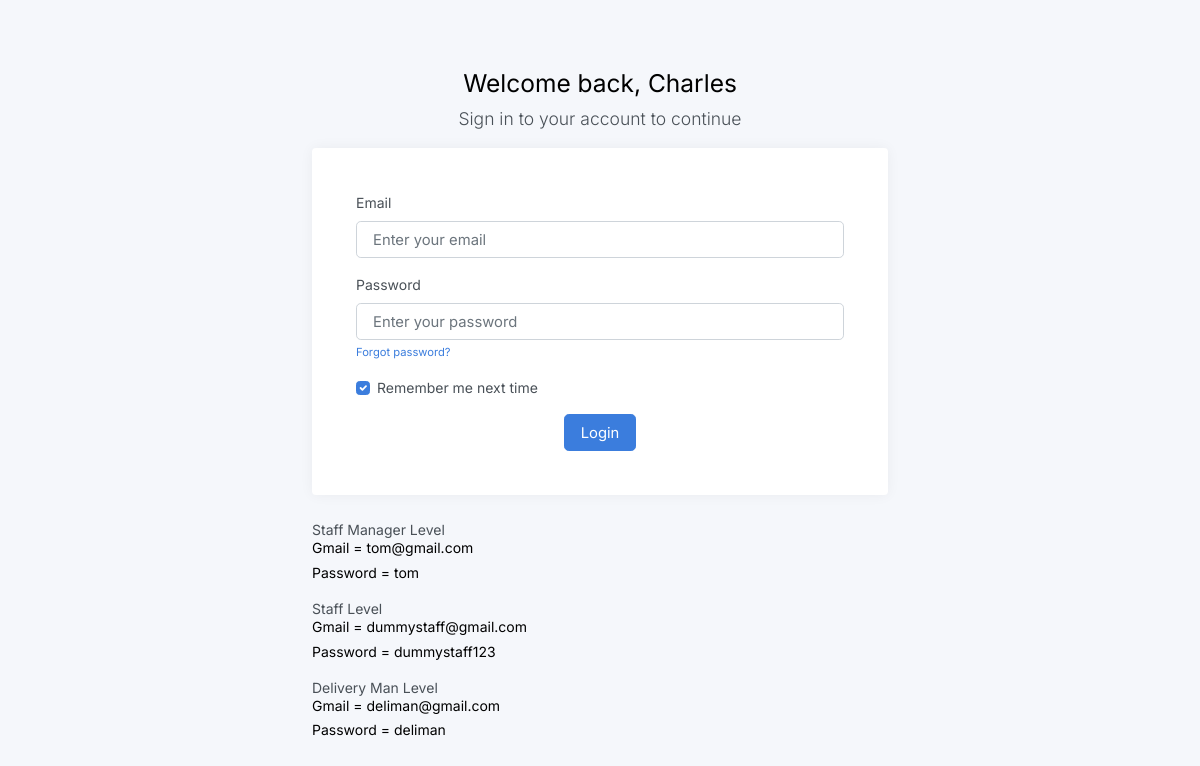
The app's page /High1/adminkit/static/staffLogin.php with its own data.
### tables this page shows
CREATE TABLE `staff` (
  `staffid` int(11) NOT NULL,
  `staffname` varchar(30) NOT NULL,
  `staffemail` varchar(30) NOT NULL,
  `password` varchar(30) NOT NULL,
  `phonenumber` varchar(50) NOT NULL,
  `address` varchar(100) NOT NULL,
  `staffrole` varchar(100) NOT NULL,
  `staffskill` varchar(500) NOT NULL,
  `staffprofile` text NOT NULL
);

### High1/adminkit/static/staffLogin.php (the view, shortened to what this page needs)
<?php
include('../../connect.php');
?>
<!DOCTYPE html>
<html lang="en">
<head>
	<link href="css/app.css" rel="stylesheet">
</head>
<body>
	<main class="d-flex w-100">
		<div class="container d-flex flex-column">
			<div class="row vh-100">
				<div class="col-sm-10 col-md-8 col-lg-6 mx-auto d-table h-100">
					<div class="d-table-cell align-middle">
						<div class="text-center mt-4">
							<h1 class="h2">Welcome back, Charles</h1>
							<p class="lead">
								Sign in to your account to continue
							</p>
						</div>
						<div class="card">
							<div class="card-body">
								<div class="m-sm-4">
									<form action="staffLogin.php" method="post">
										<div class="mb-3">
											<label class="form-label">Email</label>
											<input class="form-control form-control-lg" type="email" name="txtemail" placeholder="Enter your email" required />
										</div>
										<div class="mb-3">
											<label class="form-label">Password</label>
											<input class="form-control form-control-lg" type="password" name="txtpassword" placeholder="Enter your password" required />
											<small>
												<a href="index.html">Forgot password?</a>
											</small>
										</div>
										<div>
											<label class="form-check">
												<input class="form-check-input" type="checkbox" value="remember-me" name="remember-me" checked>
												<span class="form-check-label">
													Remember me next time
												</span>
											</label>
										</div>
										<div class="text-center mt-3">
											<input class="btn btn-lg btn-primary" type="submit" name="btnlogin" value="Login">
										</div>
									</form>
								</div>
							</div>
						</div>
						<?php
						$select = "SELECT * FROM staff Where staffrole = 'Staff Manager'";
						$query = mysqli_query($connection, $select);
						$data = mysqli_fetch_array($query);
						$managerm = $data['staffemail'];
						$managerp = $data['password'];
						?>
						Staff Manager Level <br>
						<h5>Gmail = <?php echo $managerm; ?></h5>
						<h5>Password = <?php echo $managerp; ?></h5>
						<?php
						$select = "SELECT * FROM staff Where staffrole = 'Staff'";
						$query = mysqli_query($connection, $select);
						$data = mysqli_fetch_array($query);
						$staffm = $data['staffemail'];
						$staffp = $data['password'];
						?>
						Staff Level <br>
						<h5>Gmail = <?php echo $staffm; ?></h5>
						<h5>Password = <?php echo $staffp; ?></h5>
						<?php
						$select = "SELECT * FROM staff Where staffrole = 'Delivery'";
						$query = mysqli_query($connection, $select);
						$data = mysqli_fetch_array($query);
						$deliverym = $data['staffemail'];
						$deliveryp = $data['password'];
						?>
						Delivery Man Level <br>
						<h5>Gmail = <?php echo $deliverym; ?></h5>
						<h5>Password = <?php echo $deliveryp; ?></h5>
					</div>
				</div>
			</div>
		</div>
	</main>
</body>
</html>

### records on screen
staff: staffemail "tom@gmail.com", password "tom"
staff: staffemail "dummystaff@gmail.com", password "dummystaff123"
staff: staffemail "deliman@gmail.com", password "deliman"
